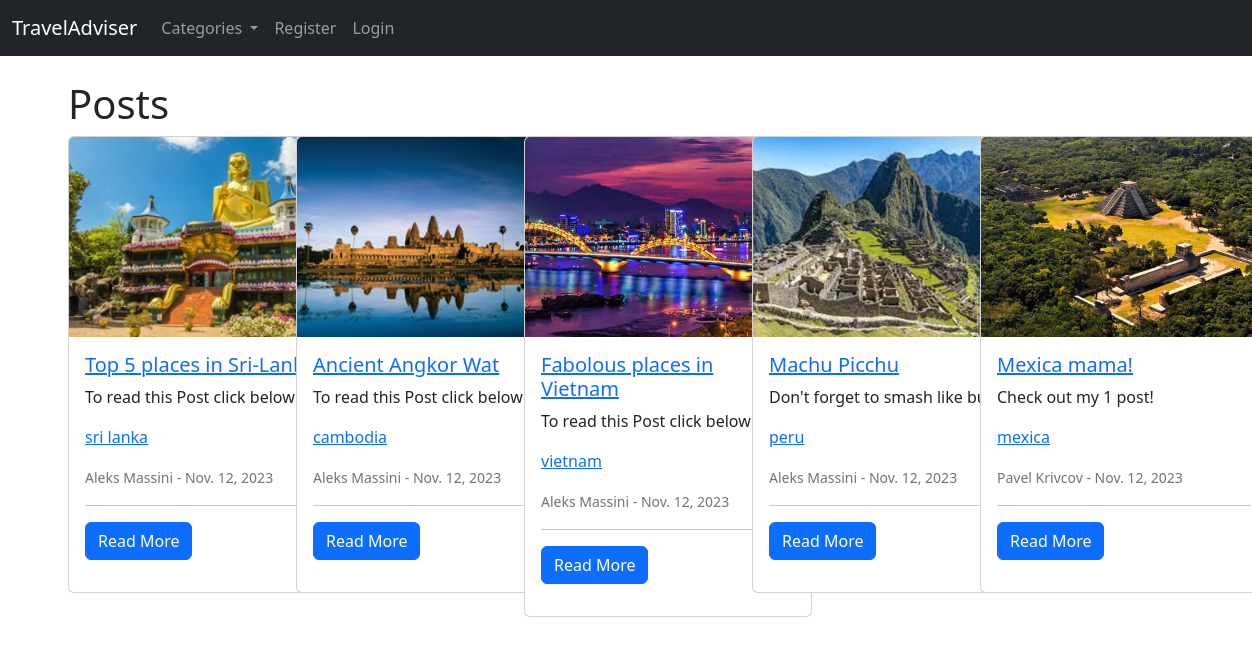
The page / on the database its author committed.
### theblog/models.py (models this page shows, shortened)
class Post(models.Model):
    title = models.CharField(max_length=255)
    header_image = models.ImageField(null=True, blank=True, upload_to='images/content')
    title_tag = models.CharField(max_length=255)
    author = models.ForeignKey(User, on_delete=models.CASCADE)
    body = RichTextField(blank=True, null=True)
    post_date = models.DateField(auto_now_add=True)
    category = models.CharField(max_length=255, default='Vietnam')
    likes = models.ManyToManyField(User, related_name='blog_posts')
    snippet = models.CharField(max_length=255)

### theblog/views.py (the view)
# urls.py: path('', HomeView.as_view(), name='home'),
class HomeView(ListView):
    model = Post
    template_name = 'home.html'
    ordering = ['-post_date']
    def get_context_data(self, *args, **kwargs):
        cat_menu = Category.objects.all()
        context = super(HomeView, self).get_context_data(*args, **kwargs)
        context['cat_menu'] = cat_menu
        return context

### theblog/models.py (called while the page is built)
    def __str__(self):
        return self.name

### theblog/templates/home.html (shortened to what this page needs)
{% extends 'base.html' %}
{% load static %}
{% block content %}
  <h1>Posts</h1>
  <div class="row row-cols-1 row-cols-sm-2 row-cols-md-3 row-cols-lg-4 row-cols-xl-5 g-10">
    {% for post in object_list %}
      <div class="col">
        <div class="card" style="width: 18rem;">
          {% if post.header_image %}
            <img src="{{ post.header_image.url }}" class="card-img-top mx-auto d-block img-fluid" alt="{{ post.title }}" style="width: 300px; height: 200px; object-fit: cover;">
          {% else %}
            <img src="{% static 'theblog/images/empty-photo.jpg' %}" class="card-img-top mx-auto d-block img-fluid" alt="Default Image" style="width: 300px; height: 200px; object-fit: cover;">
          {% endif %}
          <div class="card-body">
            <h5 class="card-title">
              <a href="{% url 'article-detail' post.pk %}">{{ post.title }}</a>
            </h5>
            <p class="card-text">{{ post.snippet }}</p>
            <p class="card-text">
              <a href="{% url 'category' post.category|slugify %}">{{ post.category }}</a>
            </p>
            <small class="text-muted">
              {{ post.author.first_name }} {{ post.author.last_name }} - {{ post.post_date }}
            </small>
            <p><hr>
              <a href="{% url 'article-detail' post.pk %}" class="btn btn-primary">Read More</a>
            </p>
          </div>
        </div>
      </div>
    {% endfor %}
  </div>
{% endblock %}

### rows shown on the page
Post: header_image (picture), title "Top 5 places in Sri-Lanka", snippet "To read this Post click below", category "sri lanka", author.first_name "Aleks", author.last_name "Massini", post_date "Nov. 12, 2023"
Post: header_image (picture), title "Ancient Angkor Wat", snippet "To read this Post click below", category "cambodia", author.first_name "Aleks", author.last_name "Massini", post_date "Nov. 12, 2023"
Post: header_image (picture), title "Fabolous places in Vietnam", snippet "To read this Post click below:)", category "vietnam", author.first_name "Aleks", author.last_name "Massini", post_date "Nov. 12, 2023"
Post: header_image (picture), title "Machu Picchu", snippet "Don't forget to smash like button!", category "peru", author.first_name "Aleks", author.last_name "Massini", post_date "Nov. 12, 2023"
Post: header_image (picture), title "Mexica mama!", snippet "Check out my 1 post!", category "mexica", author.first_name "Pavel", author.last_name "Krivcov", post_date "Nov. 12, 2023"
